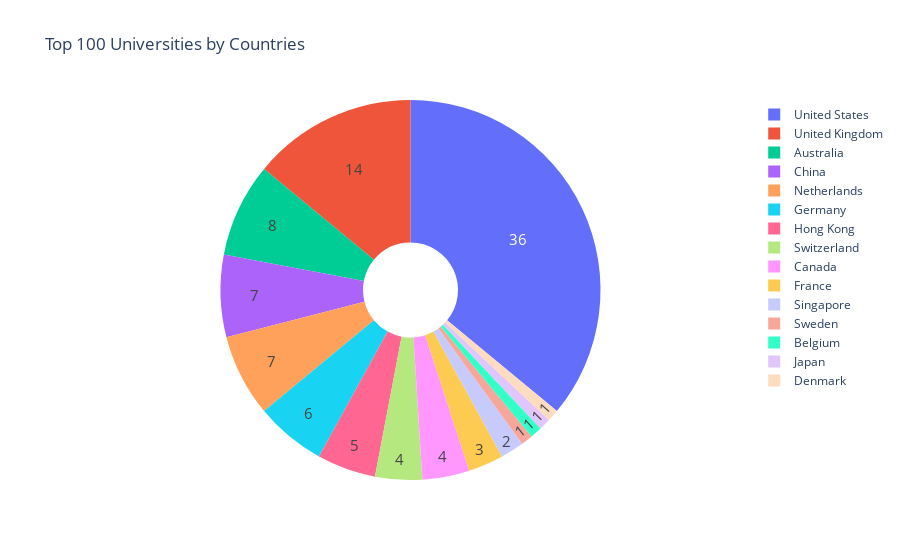

Here is the notebook cell this chart was saved with:
### Code cell
top_100_unis = df.sort_values(by='Final_Rank')[:100]

fig = px.pie(top_100_unis, names='location', 
             title='Top 100 Universities by Countries', 
             hole=0.25)
fig.update_traces(textposition='inside', hoverinfo='label+percent', textinfo='value', textfont_size=15)
fig.update_layout(uniformtext_minsize=12, uniformtext_mode='hide')

fig.show()

### Figure 1 — Plotly figure (JSON) as saved in the notebook; plotly's stock layout.template omitted (floating-point values rounded to 4 significant figures)
{"data": [{"domain": {"x": [0, 1], "y": [0, 1]}, "hole": 0.25, "hoverinfo": "label+percent", "hovertemplate": "location=%{label}<extra></extra>", "labels": ["United Kingdom", "United States", "United States", "United States", "United Kingdom", "United States", "United Kingdom", "United States", "United States", "United States", "United States", "Switzerland", "United States", "United States", "United States", "United States", "China", "United States", "United Kingdom", "Singapore", "United States", "United States", "United States", "Canada", "China", "United States", "United States", "United Kingdom", "United States", "United States", "Singapore", "Hong Kong", "United Kingdom", "United States", "Germany", "Switzerland", "United Kingdom", "Hong Kong", "Germany", "Germany", "Sweden", "Australia", "Canada", "Netherlands", "Australia", "Belgium", "United Kingdom", "United States", "United States", "United States", "Netherlands", "Canada", "Australia", "United Kingdom", "United States", "Hong Kong", "United States", "France", "China", "United States", "United Kingdom", "United States", "China", "Netherlands", "United States", "United States", "Germany", "Netherlands", "United States", "Hong Kong", "Netherlands", "Australia", "Switzerland", "United Kingdom", "United States", "Australia", "Hong Kong", "United States", "Australia", "United States", "France", "United Kingdom", "United Kingdom", "Canada", "Japan", "United States", "United Kingdom", "China", "Germany", "China", "Australia", "Switzerland", "China", "Denmark", "Netherlands", "Netherlands", "United States", "France", "Australia", "Germany"], "legendgroup": "", "name": "", "showlegend": true, "textfont": {"size": 15}, "textinfo": "value", "textposition": "inside", "type": "pie"}], "layout": {"legend": {"tracegroupgap": 0}, "title": {"text": "Top 100 Universities by Countries"}, "uniformtext": {"minsize": 12, "mode": "hide"}}}
